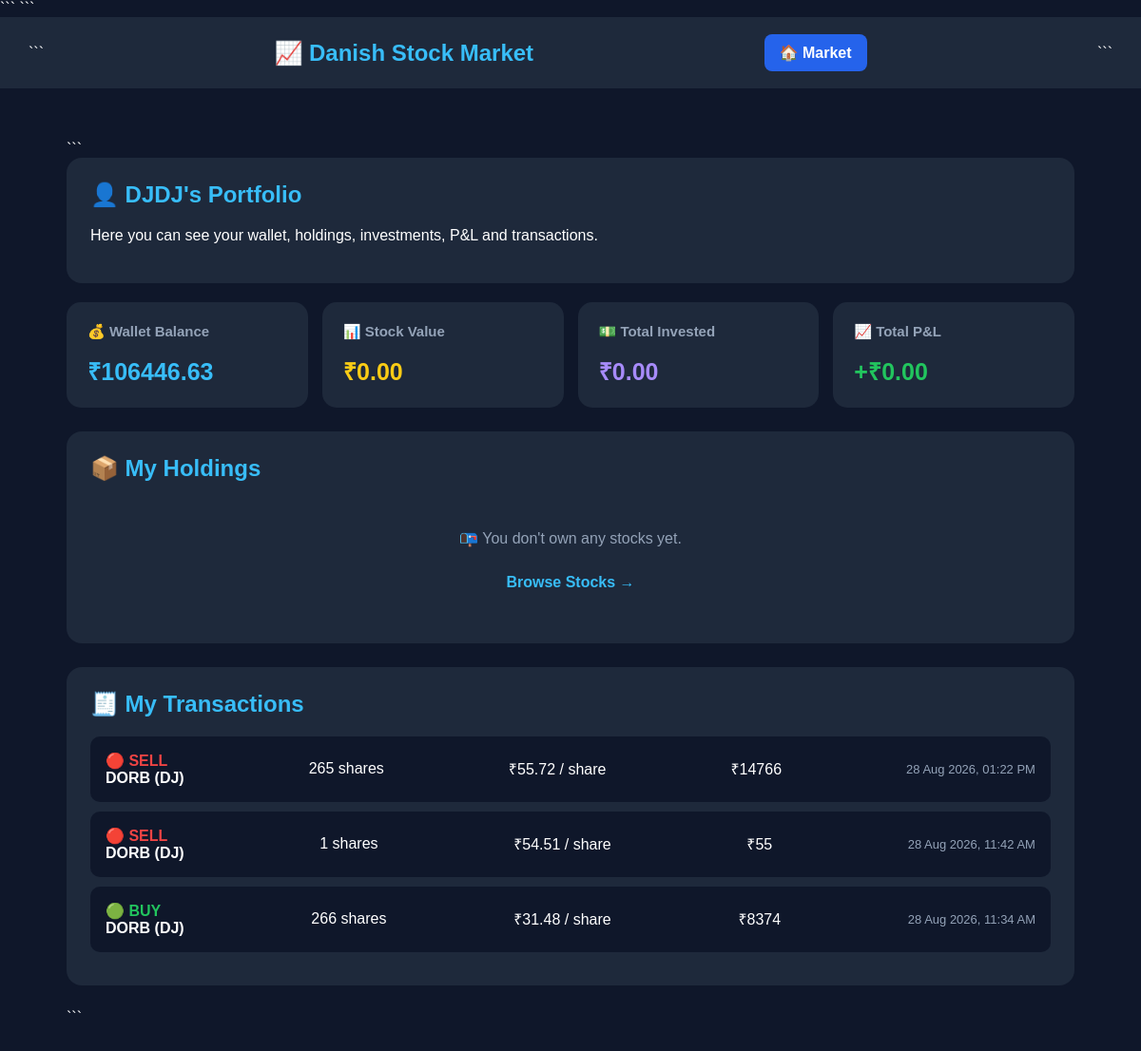
/portfolio/ (signed in), run on the app's committed database.
### market/models.py (models this page shows, shortened)
class Wallet(models.Model):
    user = models.OneToOneField(
        User,
        on_delete=models.CASCADE
    )
    balance = models.DecimalField(
        max_digits=12,
        decimal_places=2,
        default=100000
    )

class Transaction(models.Model):
    BUY = "BUY"
    SELL = "SELL"
    TYPES = [
        (BUY, "Buy"),
        (SELL, "Sell"),
    ]
    user = models.ForeignKey(
        User,
        on_delete=models.CASCADE
    )
    stock = models.ForeignKey(
        Stock,
        on_delete=models.CASCADE
    )
    transaction_type = models.CharField(
        max_length=4,
        choices=TYPES
    )
    quantity = models.PositiveIntegerField()
    price = models.DecimalField(
        max_digits=12,
        decimal_places=2
    )
    created_at = models.DateTimeField(
        auto_now_add=True
    )

class Stock(models.Model):
    name = models.CharField(max_length=100)
    symbol = models.CharField(max_length=20, unique=True)
    price = models.DecimalField(
        max_digits=12,
        decimal_places=2
    )
    previous_price = models.DecimalField(
        max_digits=12,
        decimal_places=2,
        default=0
    )
    total_shares = models.PositiveIntegerField(
        default=1000000
    )
    sector = models.CharField(
        max_length=100,
        blank=True
    )
    description = models.TextField(
        blank=True
    )
    random_enabled = models.BooleanField(
        default=True
    )

### market/views.py (the view, shortened to what this page needs)
@login_required
def portfolio(request):
    wallet, created = Wallet.objects.get_or_create(
        user=request.user
    )
    holdings = Holding.objects.filter(
        user=request.user
    ).select_related(
        "stock"
    )
    transactions = Transaction.objects.filter(
        user=request.user
    ).select_related(
        "stock"
    ).order_by(
        "-created_at"
    )
    total_value = Decimal("0")
    total_invested = Decimal("0")
    total_pnl = Decimal("0")
    return render(
        request,
        "portfolio.html",
        {
            "wallet": wallet,
            "holdings": holdings,
            "transactions": transactions,
            "total_value": total_value,
            "total_invested": total_invested,
            "total_pnl": total_pnl
        }
    )

### market/templates/portfolio.html (shortened to what this page needs)
<!DOCTYPE html>
<html lang="en">
<head>
```
</head>
<body>
<nav>
```
<h1>
    📈 Danish Stock Market
</h1>
<a href="{% url 'market_home' %}">
    🏠 Market
</a>
```
</nav>
<div class="container">
```
<div class="welcome">
    <h2>
        👤 {{ user.username }}'s Portfolio
    </h2>
    <p>
        Here you can see your wallet, holdings,
        investments, P&L and transactions.
    </p>
</div>
<div class="summary">
    <div class="summary-card">
        <h3>
            💰 Wallet Balance
        </h3>
        <div class="value wallet">
            ₹{{ wallet.balance|floatformat:2 }}
        </div>
    </div>
    <div class="summary-card">
        <h3>
            📊 Stock Value
        </h3>
        <div class="value stock-value">
            ₹{{ total_value|floatformat:2 }}
        </div>
    </div>
    <div class="summary-card">
        <h3>
            💵 Total Invested
        </h3>
        <div class="value invested">
            ₹{{ total_invested|floatformat:2 }}
        </div>
    </div>
    <div class="summary-card">
        <h3>
            📈 Total P&L
        </h3>
        {% if total_pnl >= 0 %}
            <div class="value profit">
                +₹{{ total_pnl|floatformat:2 }}
            </div>
        {% else %}
            <div class="value loss">
                -₹{{ total_pnl|stringformat:"s"|slice:"1:" }}
            </div>
        {% endif %}
    </div>
</div>
<div class="section">
    <h2>
        📦 My Holdings
    </h2>
    {% for holding in holdings %}
        <div class="holding">
            <div class="holding-header">
                <h3>
                    {{ holding.stock.name }}
                    <span class="symbol">
                        ({{ holding.stock.symbol }})
                    </span>
                </h3>
                <strong>
                    {{ holding.quantity }} shares
                </strong>
            </div>
            <div class="holding-info">
                <div class="info-box">
                    <small>
                        Average Buy Price
                    </small>
                    ₹{{ holding.average_price|floatformat:2 }}
                </div>
                <div class="info-box">
                    <small>
                        Current Price
                    </small>
                    ₹{{ holding.stock.price|floatformat:2 }}
                </div>
                <div class="info-box">
                    <small>
                        Invested
                    </small>
                    ₹{{ holding.invested_value|floatformat:2 }}
                </div>
                <div class="info-box">
                    <small>
                        Current Value
                    </small>
                    ₹{{ holding.current_value|floatformat:2 }}
                </div>
                <div class="info-box">
                    <small>
                        P&L
                    </small>
                    {% if holding.pnl >= 0 %}
                        <span class="profit">
                            📈 +₹{{ holding.pnl|floatformat:2 }}
                        </span>
                    {% else %}
                        <span class="loss">
                            📉 ₹{{ holding.pnl|floatformat:2 }}
                        </span>
                    {% endif %}
                </div>
            </div>
            <br>
            <a class="back"
               href="{% url 'stock_chart' holding.stock.symbol %}">
                📈 View Live Graph
            </a>
        </div>
    {% empty %}
        <div class="empty">
            📭 You don't own any stocks yet.
            <br><br>
            <a class="back"
               href="{% url 'market_home' %}">
                Browse Stocks →
            </a>
        </div>
    {% endfor %}
</div>
<div class="section">
    <h2>
        🧾 My Transactions
    </h2>
    {% for transaction in transactions %}
        <div class="transaction">
            <div>
                {% if transaction.transaction_type == "BUY" %}
                    <div class="buy">
                        🟢 BUY
                    </div>
                {% else %}
                    <div class="sell">
                        🔴 SELL
                    </div>
                {% endif %}
                <strong>
                    {{ transaction.stock.name }}
                    ({{ transaction.stock.symbol }})
                </strong>
            </div>
            <div>
                {{ transaction.quantity }} shares
            </div>
            <div>
                ₹{{ transaction.price|floatformat:2 }}
                / share
            </div>
            <div>
                ₹{% widthratio transaction.price 1 transaction.quantity %}
            </div>
            <div class="date">
                {{ transaction.created_at|date:"d M Y, h:i A" }}
            </div>
        </div>
    {% empty %}
        <div class="empty">
            🧾 No transactions yet.
        </div>
    {% endfor %}
</div>
```
</div>
</body>
</html>

### market/templates/portfolio.html (style rules this page uses)
* { box-sizing: border-box; }
body { margin: 0; font-family: Arial, sans-serif; background: #0f172a; color: white; }
nav { background: #1e293b; padding: 18px 30px; display: flex; justify-content: space-between; align-items: center; }
nav h1 { margin: 0; color: #38bdf8; }
nav a { color: white; text-decoration: none; background: #2563eb; padding: 10px 16px; border-radius: 8px; font-weight: bold; }
.container { max-width: 1100px; margin: 35px auto; padding: 20px; }
.welcome { background: #1e293b; padding: 25px; border-radius: 16px; margin-bottom: 20px; }
.welcome h2 { color: #38bdf8; margin-top: 0; }
.summary { display: grid; grid-template-columns: repeat(auto-fit, minmax(200px, 1fr)); gap: 15px; margin-bottom: 25px; }
.summary-card { background: #1e293b; padding: 22px; border-radius: 15px; }
.summary-card h3 { color: #94a3b8; font-size: 15px; margin-top: 0; }
.summary-card .value { font-size: 25px; font-weight: bold; }
.wallet { color: #38bdf8; }
.stock-value { color: #facc15; }
.invested { color: #a78bfa; }
.profit { color: #22c55e; }
.section { background: #1e293b; padding: 25px; border-radius: 16px; margin-bottom: 25px; }
.section h2 { margin-top: 0; color: #38bdf8; }
.transaction { background: #0f172a; padding: 16px; border-radius: 10px; margin-bottom: 10px; display: flex; justify-content: space-between; align-items: center; gap: 15px; flex-wrap: wrap; }
.buy { color: #22c55e; font-weight: bold; }
.sell { color: #ef4444; font-weight: bold; }
.date { color: #94a3b8; font-size: 13px; }
.empty { text-align: center; padding: 30px; color: #94a3b8; }
.back { display: inline-block; margin-top: 10px; color: #38bdf8; text-decoration: none; font-weight: bold; }

### data on the page
Wallet: balance "106446.63"
Transaction: transaction_type "🔴 SELL", price+quantity "14766"
Transaction: transaction_type "🔴 SELL", price+quantity "55"
Transaction: transaction_type "🟢 BUY", price+quantity "8374"

### other printed values
{{ user.username }} "DJDJ"
{{ total_value|floatformat:2 }} "0.00"
{{ total_invested|floatformat:2 }} "0.00"
{{ total_pnl|floatformat:2 }} "0.00"
